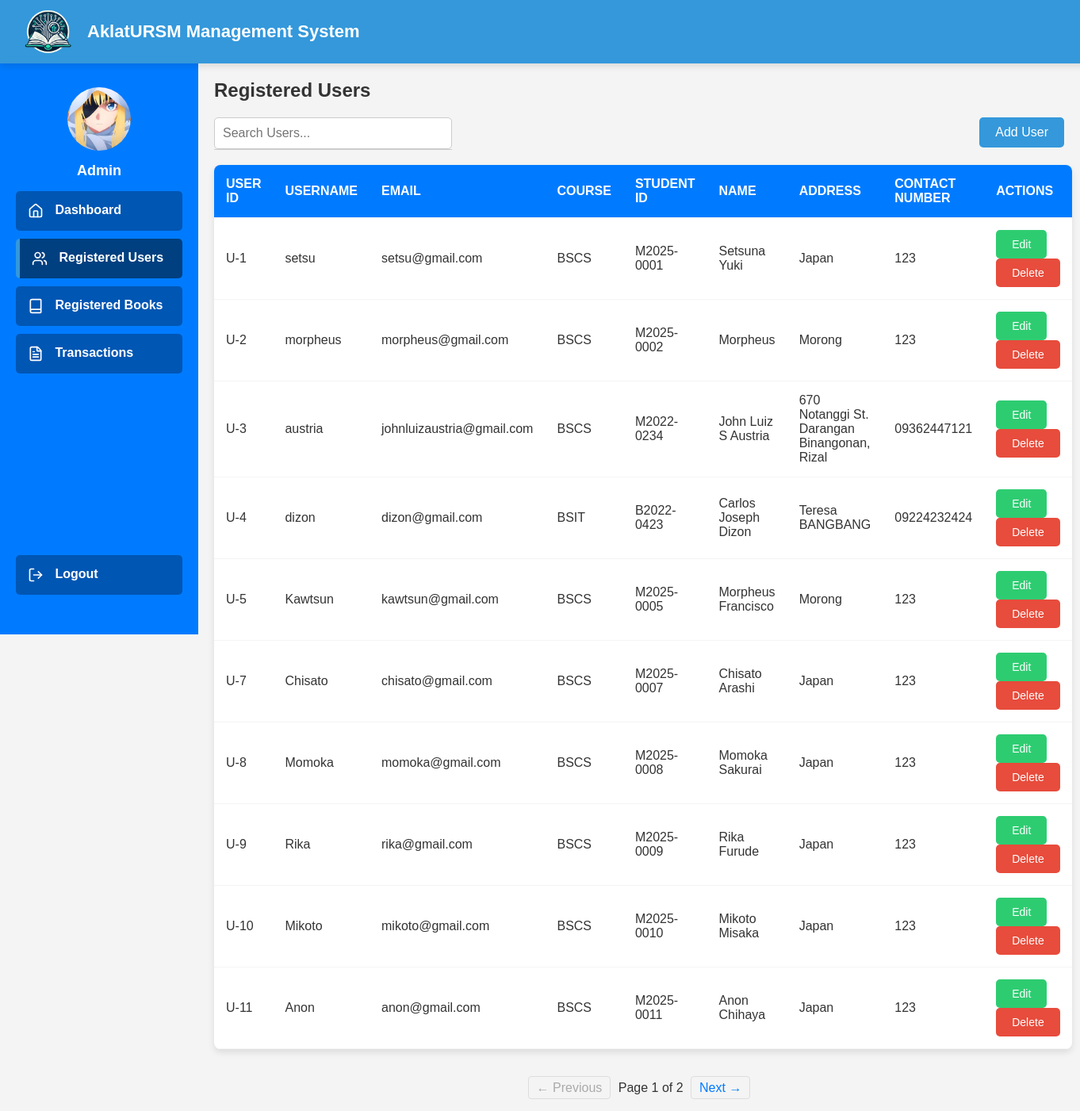
/admin/admin-users.php (signed in), run on an earlier commit of the app's database.
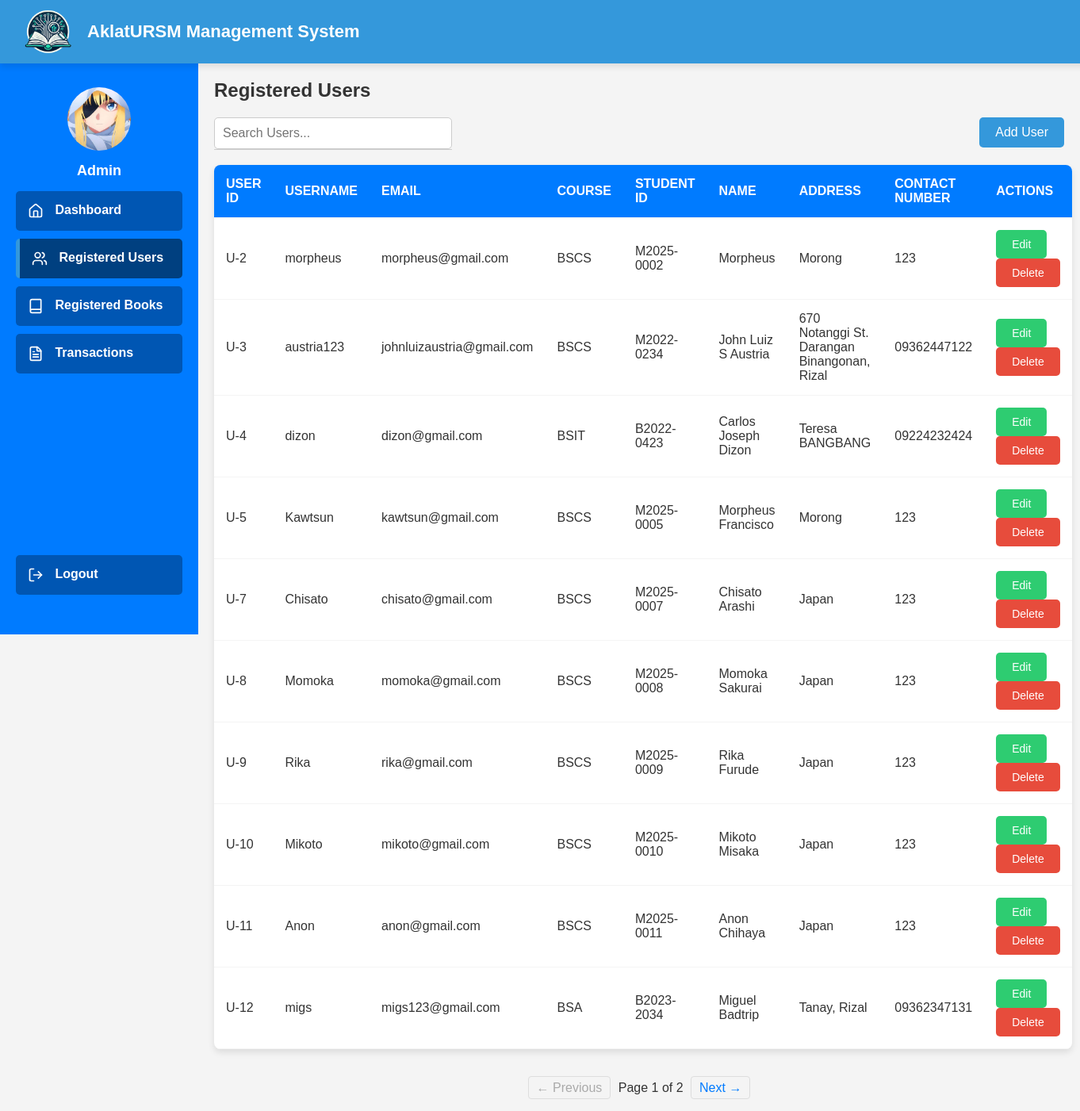
And on a later commit of the database.
### tables this page shows
CREATE TABLE `users` (
  `user_id` int(11) NOT NULL,
  `username` varchar(50) NOT NULL,
  `password` varchar(255) NOT NULL,
  `email` varchar(255) NOT NULL,
  `course` varchar(100) NOT NULL,
  `student_id` varchar(50) NOT NULL,
  `name` varchar(255) DEFAULT NULL,
  `address` text DEFAULT NULL,
  `contact_number` varchar(20) DEFAULT NULL,
  `ban_status` enum('active','banned') DEFAULT 'active',
  `ban_reason` varchar(255) DEFAULT NULL,
  `ban_expiry_date` datetime DEFAULT NULL
);

### admin/admin-users.php (the view, shortened to what the changed rows need)
<?php
include '../validate/db.php';
$searchQuery = isset($_GET['search']) ? trim($_GET['search']) : "";
$records_per_page = 10;
$page = isset($_GET['page']) ? (int)$_GET['page'] : 1;
$page = max($page, 1);
$offset = ($page - 1) * $records_per_page;
if ($searchQuery !== "") {
    $searchQueryEscaped = $conn->real_escape_string($searchQuery);
    $sql_count = "SELECT COUNT(*) AS total FROM users WHERE username LIKE '%$searchQueryEscaped%'";
    $countResult = $conn->query($sql_count);
    $total_users = ($countResult) ? $countResult->fetch_assoc()['total'] : 0;
    $total_pages = ceil($total_users / $records_per_page);
    $sql_registered_users = "
        SELECT user_id, username, email, course, student_id, name, address, contact_number
        FROM users
        WHERE username LIKE '%$searchQueryEscaped%'
        ORDER BY user_id ASC
        LIMIT $records_per_page OFFSET $offset";
} else {
    $sql_registered_users = "
        SELECT user_id, username, email, course, student_id, name, address, contact_number
        FROM users
        ORDER BY user_id ASC
        LIMIT $records_per_page OFFSET $offset";
}
$result_registered_users = $conn->query($sql_registered_users);
$registered_users = [];
if ($result_registered_users && $result_registered_users->num_rows > 0) {
    while ($row = $result_registered_users->fetch_assoc()) {
        $registered_users[] = $row;
    }
}
?>
<!DOCTYPE html>
<html>
<head>
</head>
<body>
    <div class="container">
        <div class="main-content">
            <h2>Registered Users</h2>
        <table class="users-table">
            <thead>
                <tr>
                    <th>User ID</th>
                    <th>Username</th>
                    <th>Email</th>
                    <th>Course</th>
                    <th>Student ID</th>
                    <th>Name</th>
                    <th>Address</th>
                    <th>Contact Number</th>
                    <th>Actions</th>
                </tr>
            </thead>
            <tbody>
                <?php if (empty($registered_users)): ?>
                    <tr>
                        <td colspan="9" style="text-align: center;">No registered users found.</td>
                    </tr>
                <?php else: ?>
                    <?php foreach ($registered_users as $user): ?>
                        <tr>
                            <td>U-<?php echo htmlspecialchars($user['user_id']); ?></td>
                            <td><?php echo htmlspecialchars($user['username']); ?></td>
                            <td><?php echo htmlspecialchars($user['email']); ?></td>
                            <td><?php echo htmlspecialchars($user['course']); ?></td>
                            <td><?php echo htmlspecialchars($user['student_id']); ?></td>
                            <td><?php echo htmlspecialchars($user['name']); ?></td>
                            <td><?php echo htmlspecialchars($user['address']); ?></td>
                            <td><?php echo htmlspecialchars($user['contact_number']); ?></td>
                            <td>
                                <button class="edit-btn" onclick="openEditModal(<?php echo htmlspecialchars(json_encode($user)); ?>)">Edit</button>
                                <button class="delete-btn" onclick="confirmDelete(<?php echo $user['user_id']; ?>)">Delete</button>
                            </td>
                        </tr>
                    <?php endforeach; ?>
                <?php endif; ?>
            </tbody>
        </table>
    </div>
    </div>
</body>
</html>

What changed in the data, as far as the page shows it:
removed users: user_id "1", username "setsu", email "setsu@gmail.com", course "BSCS", student "M2025-0001", name "Setsuna Yuki", address "Japan", contact_number "123"
changed users "johnluizaustria@gmail.com": username "austria" → "austria123"; contact_number "09362447121" → "09362447122"
now on this page (row unchanged): users: user_id "12", username "migs", email "migs123@gmail.com", course "BSA", student "B2023-2034", name "Miguel Badtrip", address "Tanay, Rizal", contact_number "09362347131"
